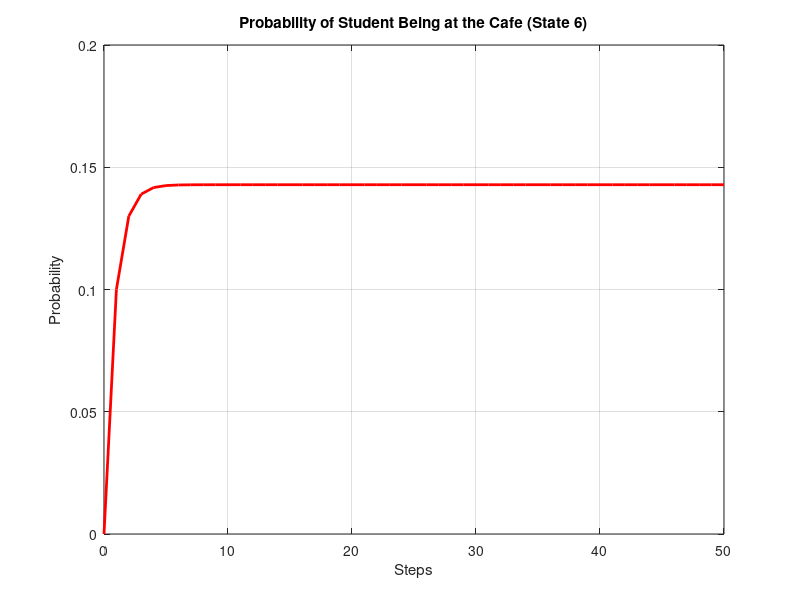

Reproduce this figure in MATLAB.

%% 16.2 Experiment 2: Simulating a Markov Chain
fprintf('\n--- 16.2 Experiment 2: Simulating a Markov Chain ---\n');

% Task 1: Define the 6x6 transition matrix P (Columns must sum to 1)
transitionMatrix = [0.2 0.1 0.1 0.2 0.1 0.1;
                    0.3 0.4 0.1 0.1 0.2 0.1;
                    0.1 0.1 0.5 0.1 0.1 0.2;
                    0.2 0.2 0.1 0.3 0.1 0.1;
                    0.1 0.1 0.1 0.2 0.4 0.1;
                    0.1 0.1 0.1 0.1 0.1 0.4];

% Task 2: Initialize state vector (Start at intersection 1)
stateVector = [1; 0; 0; 0; 0; 0];
numSteps = 50;

% Array to store probabilities of ending up at the cafe (assuming cafe is state 6)
cafeProbability = zeros(1, numSteps + 1);
cafeProbability(1) = stateVector(6);

% Task 3: Compute future states
for stepIdx = 1:numSteps
    stateVector = transitionMatrix * stateVector;
    cafeProbability(stepIdx+1) = stateVector(6);
end

% Task 5 & 6: Display limiting probabilities and plot
fprintf('Limiting Probability Distribution after 50 steps:\n');
disp(stateVector);

figure('Name', '16.2 Markov Chain');
plot(0:numSteps, cafeProbability, 'r-', 'LineWidth', 2);
title('Probability of Student Being at the Cafe (State 6)');
xlabel('Steps');
ylabel('Probability');
grid on;
